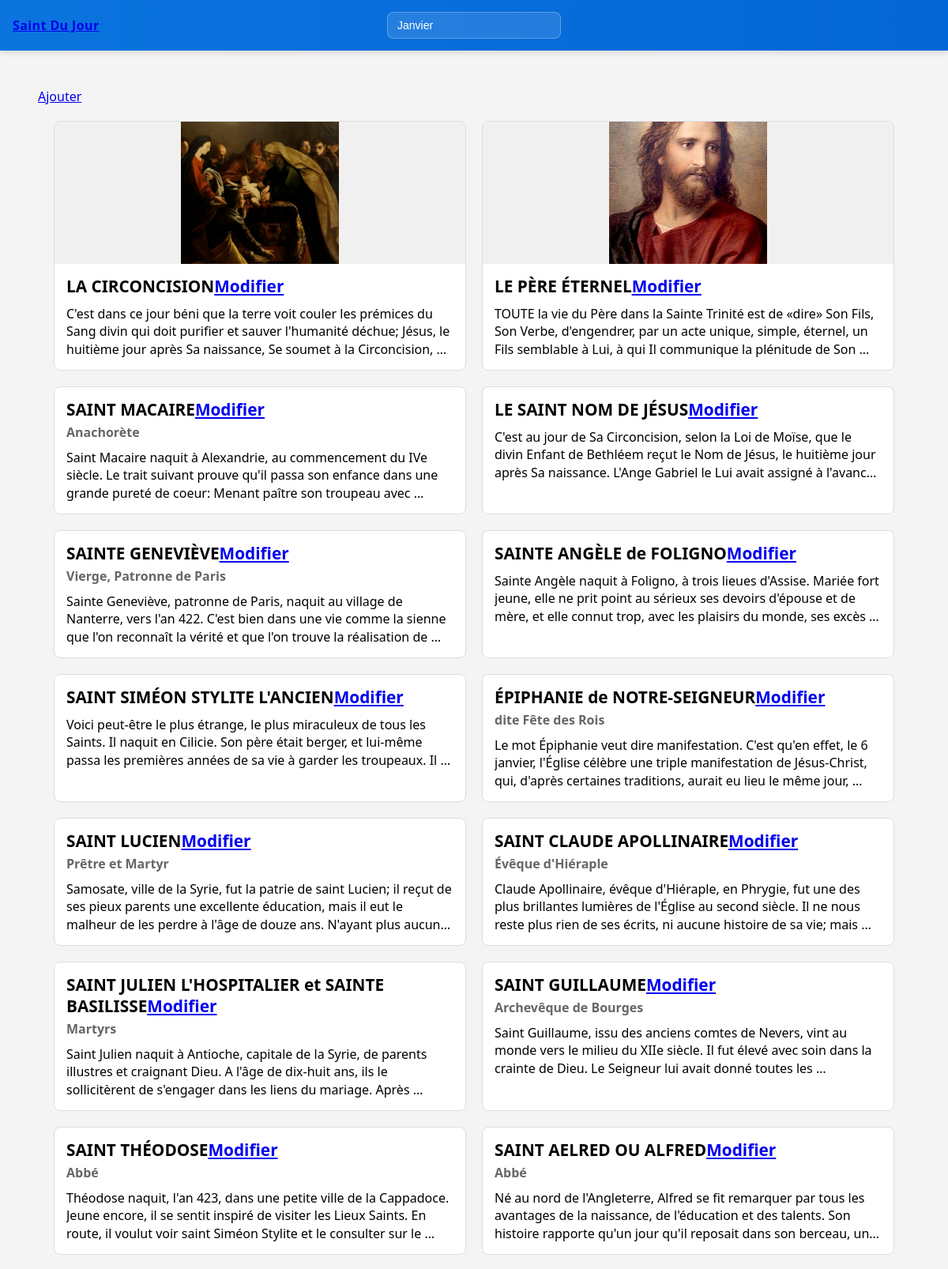
The page / (upper part) on the database its author committed.
### tables this page shows
CREATE TABLE saints (
    id INTEGER PRIMARY KEY AUTOINCREMENT,
    nom TEXT NOT NULL,
    titre TEXT,
    date_naissance TEXT,
    description TEXT NOT NULL,
    source TEXT,
    jour TEXT NOT NULL,
    mois TEXT NOT NULL
, image TEXT);

### app.py (the view)
@app.route("/")
@app.route("/<mois>")
def saints_du_mois(mois = "01"):
    saints = query("""
        SELECT id, nom, titre, jour, date_naissance, description, source, image
        FROM saints
        WHERE mois=?
        ORDER BY CAST(jour AS INT), nom
    """, (mois,))
    return render_template("mois.html", saints=saints)

### app.py (called while the page is built)
def query(sql, params=(), one=False):
    conn = sqlite3.connect(DB)
    conn.row_factory = sqlite3.Row
    cur = conn.cursor()
    cur.execute(sql, params)
    result = cur.fetchall()
    conn.commit()
    conn.close()
    return (result[0] if result else None) if one else result

### templates/mois.html (shortened to what this page needs)
{% extends "base.html" %}
{% block selecteur %}
<select id="select-mois" name="mois">
      {% for m, name in [
      ('01','Janvier'),('02','Février'),('03','Mars'),
      ('04','Avril'),('05','Mai'),('06','Juin'),
      ('07','Juillet'),('08','Août'),('09','Septembre'),
      ('10','Octobre'),('11','Novembre'),('12','Décembre')
      ] %}
      <option value="{{ m }}" {{ 'selected' if mois==m else '' }}>
        {{ name }}
      </option>
      {% endfor %}
    </select>
{% endblock %}
{% block content %}
<main id="resultat">
  <a href="{{ url_for('edit') }}">Ajouter</a>
  <div class="saints-container">
{% for saint in saints %}
    <div class="saint-card">
    {% if saint['image'] %}
      <div class="saint-image">
        <img src="/static/{{ saint['image'] }}" width="200">
      </div>
    {% endif %}
    <div class="saint-content">
      <h2 class="saint-name">{{ saint['nom'] }}<a href="{{ url_for('edit', id=saint['id']) }}">Modifier</a></h2>
      <h3 class="saint-title">{{ saint['titre'] }}</h3>
      <p class="saint-description">{{ saint['description'] }}</p>
    </div>
  </div>
  {% endfor %}
  </div>
</main>
{% endblock %}

### templates/base.html (style rules this page uses)
body { font-family: Arial, sans-serif; background: #f4f4f4; }
main { padding: 24px }
* { box-sizing: border-box; margin: 0; padding: 0; }
body { font-family: system-ui, -apple-system, Segoe UI, Roboto, Helvetica, Arial; line-height: 1.3; }
select { appearance: none; -webkit-appearance: none; -moz-appearance: none; padding: 8px 36px 8px 12px; border-radius: 8px; border: 1px solid rgba(255, 255, 255, 0.25); background: rgba(255, 255, 255, 0.12); color: white; font-size: 14px; outline: none; min-width: 220px; }

### templates/mois.html (style rules this page uses)
.saints-container { display: grid; grid-template-columns: repeat(auto-fit, minmax(450px, 1fr)); gap: 20px; padding: 20px; }
.saint-card { border: 1px solid #ddd; border-radius: 8px; overflow: hidden; background: #fff; display: flex; flex-direction: column; }
.saint-image { width: 100%; height: 180px; background: #f0f0f0; display: flex; justify-content: center; align-items: center; }
.saint-image img { max-width: 100%; max-height: 100%; object-fit: cover; }
.saint-content { padding: 15px; }
.saint-name { margin: 0; font-size: 1.3rem; font-weight: bold; }
.saint-title { margin: 5px 0 10px; font-size: 1rem; color: #666; }
.saint-description { margin: 0; line-height: 1.4; white-space: pre-wrap; display: -webkit-box; -webkit-line-clamp: 3; -webkit-box-orient: vertical; overflow: hidden; }

### rows shown on the page
saints: image (picture), nom "LA CIRCONCISION", description "C'est dans ce jour béni que la terre voit couler les prémices du Sang divin qui doit purifier et sauver l'humanité déchue; Jésus, le huitième jour après Sa naissance, Se soumet à la Circoncision,…"
saints: image (picture), nom "LE PÈRE ÉTERNEL", description "TOUTE la vie du Père dans la Sainte Trinité est de «dire» Son Fils, Son Verbe, d'engendrer, par un acte unique, simple, éternel, un Fils semblable à Lui, à qui Il communique la plénitude de…"
saints: nom "SAINT MACAIRE", titre "Anachorète", description "Saint Macaire naquit à Alexandrie, au commencement du IVe siècle. Le trait suivant prouve qu'il passa son enfance dans une grande pureté de coeur: Menant paître son troupeau…"
saints: nom "LE SAINT NOM DE JÉSUS", description "C'est au jour de Sa Circoncision, selon la Loi de Moïse, que le divin Enfant de Bethléem reçut le Nom de Jésus, le huitième jour après Sa naissance. L'Ange Gabriel le Lui avait assigné à…"
saints: nom "SAINTE GENEVIÈVE", titre "Vierge, Patronne de Paris", description "Sainte Geneviève, patronne de Paris, naquit au village de Nanterre, vers l'an 422. C'est bien dans une vie comme la sienne que l'on reconnaît la vérité et que l'on trouve la réalisation…"
saints: nom "SAINTE ANGÈLE de FOLIGNO", description "Sainte Angèle naquit à Foligno, à trois lieues d'Assise. Mariée fort jeune, elle ne prit point au sérieux ses devoirs d'épouse et de mère, et elle connut trop, avec les plaisirs du monde, ses excès…"
saints: nom "SAINT SIMÉON STYLITE L'ANCIEN", description "Voici peut-être le plus étrange, le plus miraculeux de tous les Saints. Il naquit en Cilicie. Son père était berger, et lui-même passa les premières années de sa vie à garder les troupeaux.…"
saints: nom "ÉPIPHANIE de NOTRE-SEIGNEUR", titre "dite Fête des Rois", description "Le mot Épiphanie veut dire manifestation. C'est qu'en effet, le 6 janvier, l'Église célèbre une triple manifestation de Jésus-Christ, qui, d'après certaines traditions, aurait eu lieu le même…"
saints: nom "SAINT LUCIEN", titre "Prêtre et Martyr", description "Samosate, ville de la Syrie, fut la patrie de saint Lucien; il reçut de ses pieux parents une excellente éducation, mais il eut le malheur de les perdre à l'âge de douze ans. N'ayant plus…"
saints: nom "SAINT CLAUDE APOLLINAIRE", titre "Évêque d'Hiéraple", description "Claude Apollinaire, évêque d'Hiéraple, en Phrygie, fut une des plus brillantes lumières de l'Église au second siècle. Il ne nous reste plus rien de ses écrits, ni aucune histoire de sa vie;…"
saints: nom "SAINT JULIEN L'HOSPITALIER et SAINTE BASILISSE", titre "Martyrs", description "Saint Julien naquit à Antioche, capitale de la Syrie, de parents illustres et craignant Dieu. A l'âge de dix-huit ans, ils le sollicitèrent de s'engager dans les liens du mariage.…"
saints: nom "SAINT GUILLAUME", titre "Archevêque de Bourges", description "Saint Guillaume, issu des anciens comtes de Nevers, vint au monde vers le milieu du XIIe siècle. Il fut élevé avec soin dans la crainte de Dieu. Le Seigneur lui avait donné toutes…"
saints: nom "SAINT THÉODOSE", titre "Abbé", description "Théodose naquit, l'an 423, dans une petite ville de la Cappadoce. Jeune encore, il se sentit inspiré de visiter les Lieux Saints. En route, il voulut voir saint Siméon Stylite et le consulter sur…"
saints: nom "SAINT AELRED OU ALFRED", titre "Abbé", description "Né au nord de l'Angleterre, Alfred se fit remarquer par tous les avantages de la naissance, de l'éducation et des talents. Son histoire rapporte qu'un jour qu'il reposait dans son berceau,…"

### other values the page prints
form field mois "Janvier"
